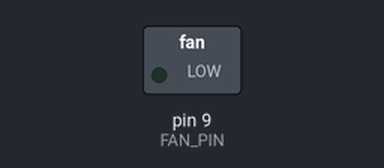
This sketch was run on a simulated Arduino Uno, built with avr-gcc and run on an emulated ATmega328P. On the bench: switched loads named in the sketch (green lamp = pin HIGH).

Above: at 0.05 s.
At 1.95 s:
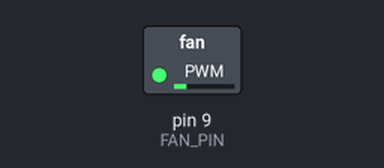
At 3.95 s:
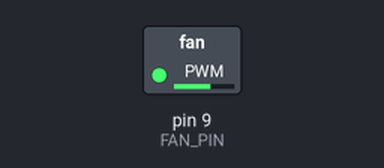
At 10.95 s:
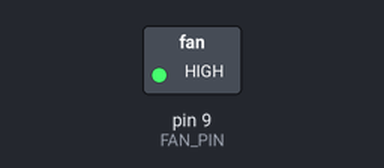
Timing chart, 0 to 27.3 s (numbered marks = the images above):
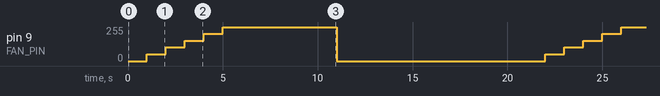

Measured:
- by itself, pin 9 (FAN_PIN): ramps from 0/255 to 255/255 and jumps back, once every 21.0 s

The sketch:

lab4e2.1.ino
```cpp
/*
 * Bare-metal PWM fan speed ramp — Arduino Uno (ATmega328P)
 * Pin 9 → OC1A → transistor/MOSFET → 5 V fan
 */

#include <avr/io.h>
#include <util/delay.h>

#define F_CPU 16000000UL  // 16 MHz clock
#define FAN_PIN PB1        // OC1A = Pin 9

void pwm_init(void) {
    // Set OC1A (Pin 9) as output
    DDRB |= (1 << FAN_PIN);

    // Timer1 Fast PWM, 10-bit, non-inverting on OC1A
    // WGM13:0 = 0b0111 (Fast PWM 10-bit)
    // COM1A1:0 = 0b10 (non-inverting)
    TCCR1A = (1 << COM1A1) | (1 << WGM11) | (1 << WGM10);
    TCCR1B = (1 << WGM12) | (1 << CS11);  // prescaler = 8

    // Start with 0 % duty
    OCR1A = 0;
}

void set_pwm_duty(uint16_t duty) {
    // duty: 0–1023 (10-bit)
    if (duty > 1023) duty = 1023;
    OCR1A = duty;
}

int main(void) {
    pwm_init();

    while (1) {
        // Gradually increase fan speed over 5 seconds
        for (uint8_t i = 0; i <= 5; i++) {
            uint16_t duty = (i * 1023) / 5;  // 0 %, 20 %, 40 %, 60 %, 80 %, 100 %
            set_pwm_duty(duty);
            _delay_ms(1000);                 // wait 1 second
        }

        // Optional: keep max speed for a bit, then stop
        _delay_ms(5000);
        set_pwm_duty(0);
        _delay_ms(10000);
    }
}
```
